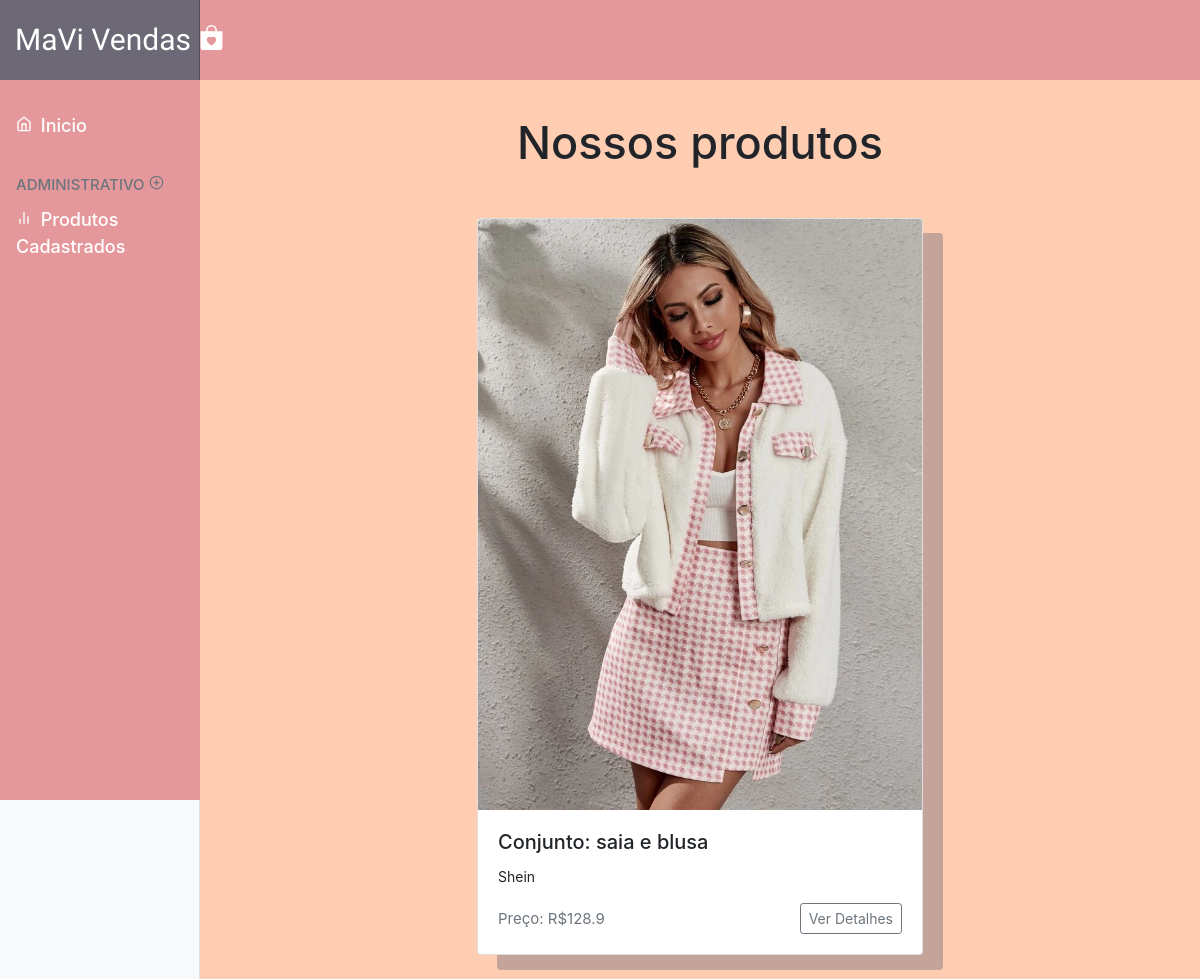
The page / on the database its author committed.
### venda/models.py (models this page shows, shortened)
class Produto(models.Model):
    nome_produto = models.CharField(max_length = 150)
    descricao = models.TextField(verbose_name='descrição')
    preco = models.FloatField(verbose_name='preço')
    img = models.ImageField(upload_to = 'imagens', verbose_name='imagem')
    marca = models.CharField(max_length=150)

### venda/views.py (the view)
# urls.py: path('', index, name = 'index'),
def index(request):
    lista_index=Produto.objects.all()
    context = {'objetos':lista_index}
    return render(request,'venda/index.html',context)

### venda/templates/venda/index.html
{% extends 'base.html' %}
{% block center %}
<h2 id='indextitle'>Nossos produtos</h2>
<div class="container-fluid mt-5">
    {% for item in objetos %}
    <div class="row justify-content-center">
        <div class="col-md-6">
            <div class="card mb-4 shadow-sm">
                <img class="bd-placeholder-img card-img-top" src="{{  item.img.url  }}" alt="Imagem do curso">
                <div class="card-body">
                    <h5 class="card-title">{{ item.nome_produto }}</h5>
                    <p class="card-text">{{ item.marca}}</p>
                    <div class="d-flex justify-content-between align-items-center">
                        <div>
                            <small class="text-muted">Preço: R${{ item.preco }}</small>
                        </div>
                        <div>
                            <a href="{% url 'produto_detalhar' item.id %}" class="btn btn-sm btn-outline-secondary">Ver
                                Detalhes</a>
                        </div>
                    </div>
                </div>
            </div>
        </div>
    </div>
    {%endfor%}
</div>
</div>
{% endblock %}

### static/dashboard.css (style rules this page uses)
body { font-size: .875rem; }
html, .container-fluid { background-color: #FFCDB2; }
#indextitle { text-align: center; margin-top: 20px; font-size: 45px; }
.text-muted { font-size: 15px; }
.card { box-shadow: 20px 15px #6D687566; }

### rows shown on the page
Produto: img (picture), nome_produto "Conjunto: saia e blusa", marca "Shein", preco "128.9"
